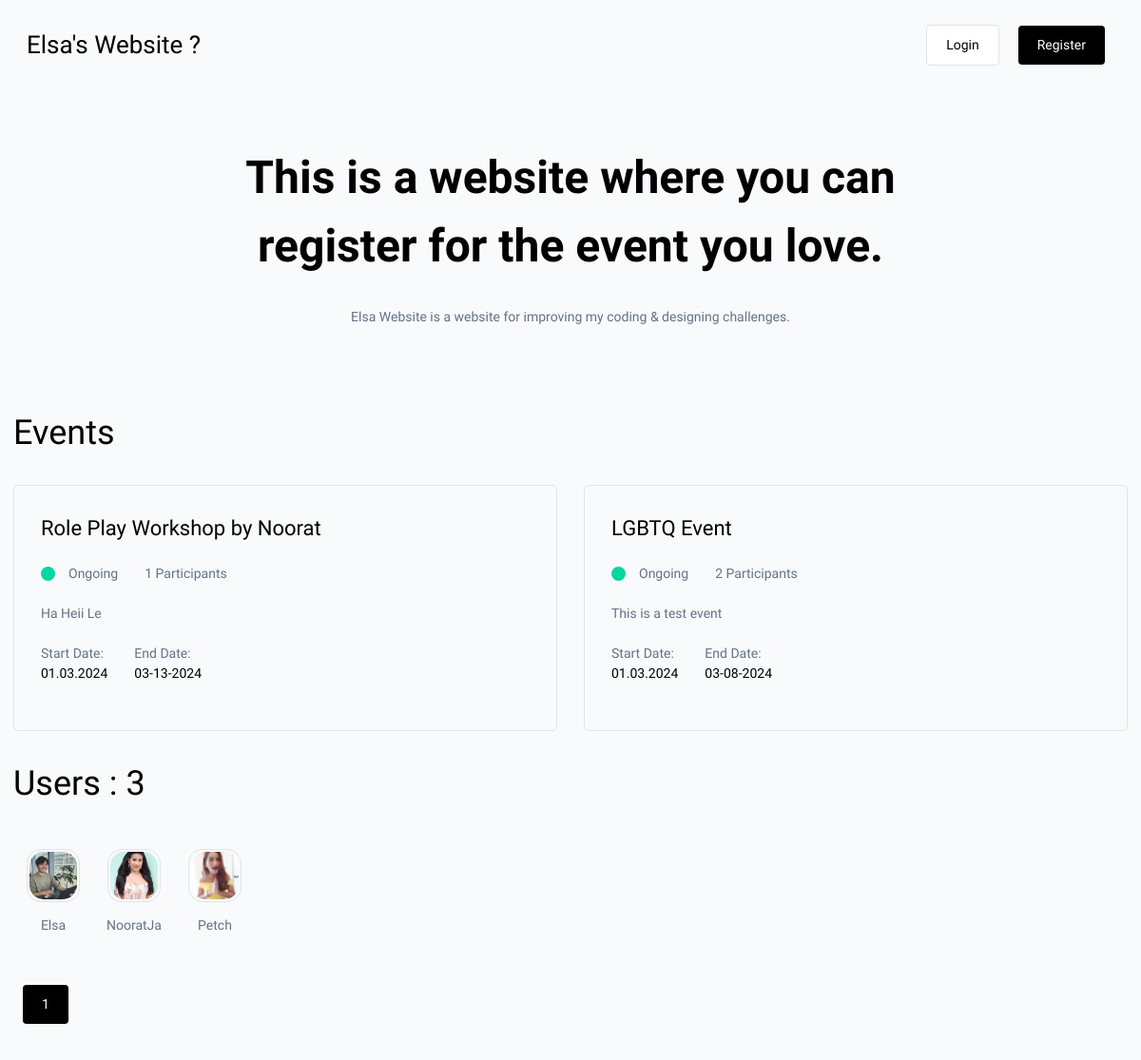
The page / on the database its author committed.
### base/models.py (models this page shows, shortened)
class Event(models.Model):
    name = models.CharField(max_length=200)
    preview = models.TextField(null=True, blank=True)
    description = models.TextField(null=True, blank=True)
    participants = models.ManyToManyField(User, blank=True, related_name='events')
    start_date = models.DateTimeField(null=True)
    end_date = models.DateTimeField(null=True)
    registration_deadline = models.DateTimeField(null=True)
    updated = models.DateTimeField(auto_now=True)
    created = models.DateTimeField(auto_now_add=True)
    id = models.UUIDField(default=uuid.uuid4, unique=True,
                          primary_key=True, editable=False)
    class Meta:
        ordering = ['-end_date']
    @property
    def event_status(self):
        status = None
        present = datetime.now().timestamp()
        deadline = self.registration_deadline.timestamp()
        past_deadline = (present > deadline)
        if past_deadline:
            status = 'Finished'
        else:
            status = 'Ongoing'
        return status

class User(AbstractUser):
    name = models.CharField(max_length=100, null=True)
    email = models.EmailField(unique=True, null=True)
    bio = models.TextField(null=True, blank=True)
    hackathon_participant = models.BooleanField(default=True, null=True)
    avatar = ResizedImageField(size=[300,300], default='avatar.png')
    id = models.UUIDField(default=uuid.uuid4, unique=True,
                          primary_key=True, editable=False)
    USERNAME_FIELD = 'email'
    REQUIRED_FIELDS = ['username']
    twitter = models.URLField(max_length=500, null=True, blank=True)
    linkedin = models.URLField(max_length=500, null=True, blank=True)
    website = models.URLField(max_length=500, null=True, blank=True)
    facebook = models.URLField(max_length=500, null=True, blank=True)
    github = models.URLField(max_length=500, null=True, blank=True)
    class Meta:
        ordering = ['avatar']

### base/views.py (the view)
# urls.py: path('', views.home_page, name="home"),
def home_page(request):
    limit = request.GET.get('limit')
    if limit == None:
        limit = 20
    limit = int(limit)
    users = User.objects.filter(hackathon_participant=True)
    count = users.count()
    page = request.GET.get('page')
    paginator = Paginator(users, 50)
    try:
        users = paginator.page(page)
    except PageNotAnInteger:
        page = 1
        users = paginator.page(page)
    except EmptyPage:
        page = paginator.num_pages
        users = paginator.page(page)
    pages = list(range(1, (paginator.num_pages + 1)))
    events = Event.objects.all()
    context = {'users':users, 'events':events, 'count':count, 'paginator':paginator, 'pages':pages}
    return render(request, 'home.html', context)

### templates/home.html
{% extends 'main.html' %}
{% block content %}
{% load static %}
    <div  class="section" id="home__hero">
        <div id="hero__content">
            <h3 id="intro--headline">This is a website where you can register for the event you love.</h3>
            <p id="intro--subheadline">Elsa Website is a website for improving my coding & designing challenges.</p>
        </div>
    </div>
    <div>
        <div>
            <h3>Events</h3>
        </div>
        <div class="events--lists section">
            {% for event in events %}
                <a href="{% url 'event' event.id %}">
                    <div class="event__wrapper">
                        <h5 class="event__preview--title">{{event.name}}</h5>
                        <div class="event__preview__details">
                            <div class="dot__wrapper">
                                {% if event.event_status == 'Ongoing' %}
                                    <div class="dot dot--green"></div>
                                {% else %}
                                     <div class="dot dot--red"></div>
                                {% endif %}
                                <p>{{event.event_status}}</p>
                            </div>
                            <p>{{event.participants.all.count}} Participants</p>
                        </div>
                        <div>
                            <p>{{event.preview|linebreaks}}</p>
                        </div>
                        <div class="event__preview__details__bottom">
                            <div>
                                <p>Start Date:</p>
                                <p class="event--date">{{event.start_date|date:"d.m.Y"}}</p>
                            </div>
                            <div>
                                <p>End Date:</p>
                                <p class="event--date">{{event.end_date|date:"m-d-Y"}}</p>
                            </div>
                        </div>
                    </div>
                </a>
            {% endfor %}
        </div>
    </div>
    <section>
        <h3>Users : {{count}}</h3>
        <div class="users--lists section">
            {% for user in users %}
                <a href="{% url 'profile' user.id%}">
                    <div class="wrapper--user">
                        <div class="avatar__border">
                            <img class="user--avatar--sm" src="{{user.avatar.url}}"/>
                        </div>
                        <p>{{user.name}}</p>
                    </div>
                </a>
            {% endfor %}
        </div>
        <div class="section paginator--wrapper">
            {% for page in pages %}
                <a class="btn btn--primary" href="?page={{page}}">{{page}}</a>
            {% endfor %}
        </div>
    </section>
{% endblock %}</body>

### templates/main.html (shortened to what this page needs)
<!DOCTYPE html>
{% load static %}
<html>
<head>
    <link rel='stylesheet' type='text/css' media='screen' href='{% static "css/main.css" %}'>
</head>
<body >
    {% include 'navbar.html' %}
    <div class="container--main">
    {% block content %}
    {% endblock content %}
    </div>
</body>
</html>

### templates/navbar.html (shortened to what this page needs)
{% load static %}
<nav >
    <div id="logo--wrapper">
        <a href="{% url 'home' %}">
            <h4 id="logo--text">Elsa's Website ?</h4>
        </a>
    </div>
    <div id="nav--col3">
        {% if request.user.is_authenticated %}
        <a class="btn btn--secondary" href="{% url 'account' %}">{{request.user.name}}</a>
        <a class="btn btn--primary" href="{% url 'logout' %}">Logout</a>
        {% else %}
        <a class="btn btn--secondary" href="{% url 'login' %}">Login</a>
        <a class="btn btn--primary" href="{% url 'register' %}">Register</a>
        {% endif %}
    </div>
</nav>

### static/css/main.css (style rules this page uses)
* { box-sizing: border-box; margin: 0; padding: 0; font-family: 'Readex Pro'; background-color: rgb(249, 250,251); line-height: 1.5em; color: #000; font-size: 14px; }
h1,h2,h3,h4,h5,h6 { font-weight: 500; }
h3 { font-size: 36px; }
h4 { font-size: 32px; }
h5 { font-size: 28px; }
p { color: #637287; }
a { text-decoration: none; }
.section { margin: 2em 0; }
.btn { padding: 10px 20px; border-radius: 4px; text-decoration: none; color: black; display: block; width: fit-content; margin: 10px; background-color: none; border: none; }
.btn--primary { background-color:#000; color: #fff; }
.btn--secondary { background-color:#fff; color: #000; border: 1px solid #DEE4ED; }
.container--main { width: 1200px; margin: 0 auto; padding:0 1em ; }
nav { background-image: url('images/background.jpg'); display: flex; justify-content: space-between; align-items: center; width: 100%; padding: 0.5em 2em; }
nav a { text-decoration: none; color: black; margin: 0 10px; }
#logo--text { font-size: 26px; font-weight: 500; }
#nav--col3 { display: flex; justify-content: space-between; align-items: center; }
#intro--headline { font-weight: 600; font-size: 48px; text-align: center; }
#home__hero { padding-top: 2em; padding-bottom: 2em; }
#hero__content { max-width: 800px; margin: 0 auto; text-align: center; }
#intro--subheadline { padding: 2em 6em; }
.events--lists { display: grid; grid-template-columns: 1fr 1fr; gap: 2em; }
.event__wrapper { border: 1px solid #DEE4ED; padding: 2em; border-radius: 5px; }
.event__preview--title { font-size: 22px; text-decoration: none; color: #000; }
.event--date { color: #000; }
.dot__wrapper { display: flex; align-items: center; }
.dot__wrapper * { margin-right: .5em; }
.dot { background-color: grey; height: 15px; width: 15px; border-radius: 50%; }
.dot--green { background-color: #06D6A0; }
.event__preview__details * { margin-right: 1em; }
.event__preview__details { display: flex; justify-content: flex-start; padding: 1.5em 0; }
.event__preview__details__bottom { display: flex; padding: 1.5em 0; }
.event__preview__details__bottom * { margin-right: 1em; }
.wrapper--user { display: flex; flex-direction: column; align-items: center; padding: 1em; border-radius: 5px; text-align: center; max-width: 100px; }
.wrapper--user * { margin-top: 1em; }
.avatar__border { border:1px solid #DEE4ED; width: fit-content; border-radius: 15px; margin: 0; padding: 2px; line-height: 0; }
.user--avatar--sm { height: 50px; width: 50px; object-fit: cover; border-radius: 15px; margin: 0; padding: 0; line-height: 0; }
.users--lists { display: flex; flex-wrap: wrap; }
.paginator--wrapper { display: flex; flex-wrap: wrap; }
@media (max-width:1200px) { .container--main { width: 100%; } }

### rows shown on the page
Event: name "Role Play Workshop by Noorat", event_status "Ongoing", participants.all.count "1", preview "Ha Heii Le", start_date "01.03.2024", end_date "03-13-2024"
Event: name "LGBTQ Event", event_status "Ongoing", participants.all.count "2", preview "This is a test event", start_date "01.03.2024", end_date "03-08-2024"
User: avatar (picture), name "Elsa"
User: avatar (picture), name "NooratJa"
User: avatar (picture), name "Petch"

### other values the page prints
{{ count }} "3"
{{ page }} "1"
